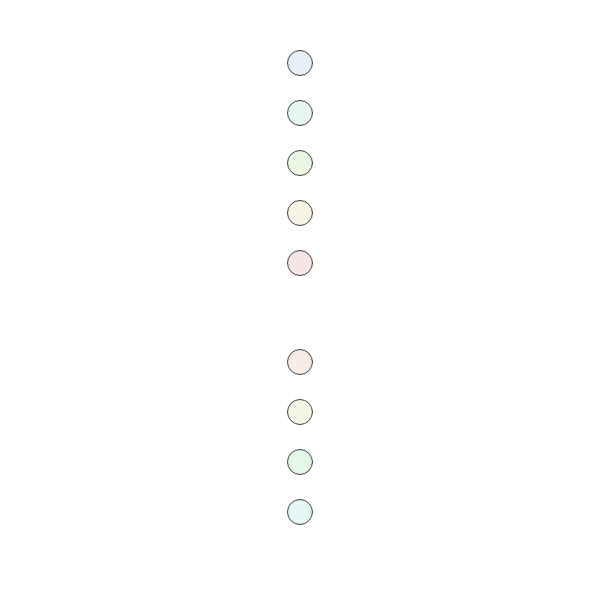
Frame 1 (no input)
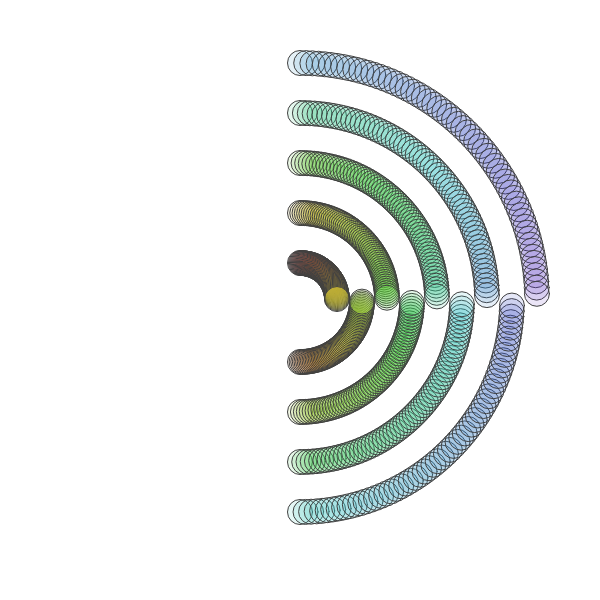
Frame 60 (no input)
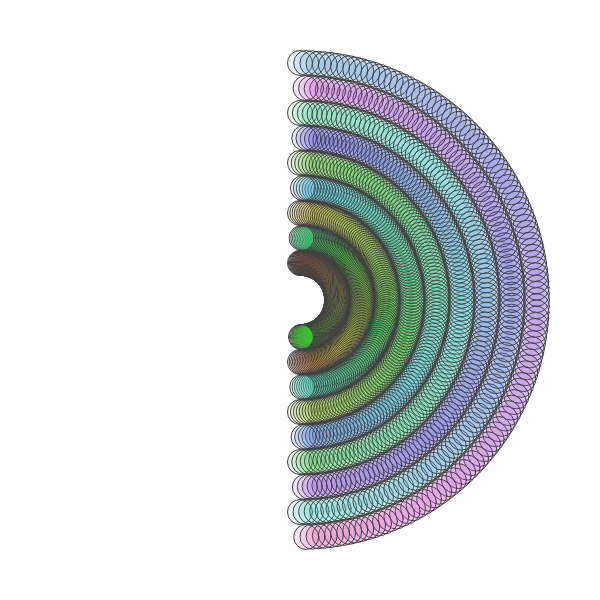
Frame 120 (the mouse pressed at the canvas centre since frame 60)

The p5.js sketch that drew these frames (run headless with seeded random() and noise() and a simulated clock; from frame 60 on, the mouse is pressed at the canvas centre):

// p5.js sketch
// ── sketch.js

let cirSize = 500;
let angle;
let step;
let r
let h = 0

function setup() {
  frameRate(120)
  let width = 600;
  let height = 600; 
  angle = 0
  step =  PI / 12;
  r = 37

  createCanvas(width, height);
  colorMode(HSB) 

  translate(width / 2, height / 2);

// big concentric circles going large to small
//   for (let i = 0; i < 12; i++){
//     ellipse(0, 0, cirSize);
//     cirSize = cirSize - 50; 
//   }
}

function draw() {

  translate(width / 2, height / 2);

  for (let j = 0; j < 225; j = j + 25) {
    let i = (j % 10) ? 1 : -1;
    var x = (j + r) * i * sin(angle * i);
    var y = (j + r) * i * cos(angle * i);
    stroke(25)    
    fill ((h+j) % 360, 75, 75, .125);
    ellipse(x, y, 25);
  }

  angle = angle + step * .1;
  h = (h + 1) % 360
}
